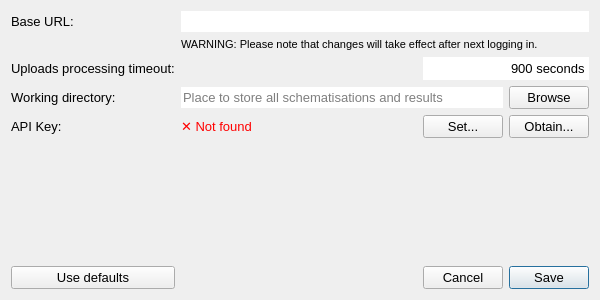
<?xml version="1.0" encoding="UTF-8"?>
<ui version="4.0">
 <class>settings_dlg</class>
 <widget class="QDialog" name="settings_dlg">
  <property name="geometry">
   <rect>
    <x>0</x>
    <y>0</y>
    <width>600</width>
    <height>300</height>
   </rect>
  </property>
  <property name="minimumSize">
   <size>
    <width>600</width>
    <height>300</height>
   </size>
  </property>
  <property name="font">
   <font>
    <family>Segoe UI</family>
    <pointsize>10</pointsize>
   </font>
  </property>
  <property name="windowTitle">
   <string>3Di Models and Simulations settings</string>
  </property>
  <layout class="QGridLayout" name="gridLayout">
   <item row="0" column="0">
    <widget class="QLabel" name="label">
     <property name="text">
      <string>Base URL:</string>
     </property>
    </widget>
   </item>
   <item row="0" column="1" colspan="4">
    <widget class="QLineEdit" name="base_url_le">
     <property name="text">
      <string/>
     </property>
     <property name="frame">
      <bool>false</bool>
     </property>
    </widget>
   </item>
   <item row="11" column="4">
    <widget class="QPushButton" name="save_pb">
     <property name="text">
      <string>Save</string>
     </property>
    </widget>
   </item>
   <item row="11" column="0">
    <widget class="QPushButton" name="defaults_pb">
     <property name="text">
      <string>Use defaults</string>
     </property>
    </widget>
   </item>
   <item row="2" column="1" colspan="4">
    <widget class="QLabel" name="label_2">
     <property name="font">
      <font>
       <family>Segoe UI</family>
       <pointsize>8</pointsize>
      </font>
     </property>
     <property name="text">
      <string>WARNING: Please note that changes will take effect after next logging in.</string>
     </property>
     <property name="wordWrap">
      <bool>true</bool>
     </property>
    </widget>
   </item>
   <item row="6" column="4">
    <widget class="QPushButton" name="browse_pb">
     <property name="text">
      <string>Browse</string>
     </property>
    </widget>
   </item>
   <item row="11" column="1">
    <spacer name="horizontalSpacer">
     <property name="orientation">
      <enum>Qt::Horizontal</enum>
     </property>
     <property name="sizeHint" stdset="0">
      <size>
       <width>40</width>
       <height>20</height>
      </size>
     </property>
    </spacer>
   </item>
   <item row="11" column="3">
    <widget class="QPushButton" name="cancel_pb">
     <property name="text">
      <string>Cancel</string>
     </property>
    </widget>
   </item>
   <item row="5" column="0">
    <widget class="QLabel" name="label_3">
     <property name="text">
      <string>Uploads processing timeout:</string>
     </property>
    </widget>
   </item>
   <item row="5" column="3" colspan="2">
    <widget class="QSpinBox" name="upload_timeout_sb">
     <property name="styleSheet">
      <string notr="true">QSpinBox {background-color: white;}</string>
     </property>
     <property name="frame">
      <bool>false</bool>
     </property>
     <property name="alignment">
      <set>Qt::AlignRight|Qt::AlignTrailing|Qt::AlignVCenter</set>
     </property>
     <property name="buttonSymbols">
      <enum>QAbstractSpinBox::NoButtons</enum>
     </property>
     <property name="suffix">
      <string> seconds</string>
     </property>
     <property name="prefix">
      <string/>
     </property>
     <property name="minimum">
      <number>1</number>
     </property>
     <property name="maximum">
      <number>86400</number>
     </property>
     <property name="value">
      <number>900</number>
     </property>
    </widget>
   </item>
   <item row="6" column="1" colspan="3">
    <widget class="QLineEdit" name="working_dir_le">
     <property name="frame">
      <bool>false</bool>
     </property>
     <property name="readOnly">
      <bool>true</bool>
     </property>
     <property name="placeholderText">
      <string>Place to store all schematisations and results</string>
     </property>
    </widget>
   </item>
   <item row="6" column="0">
    <widget class="QLabel" name="label_4">
     <property name="text">
      <string>Working directory:</string>
     </property>
    </widget>
   </item>
   <item row="10" column="0">
    <spacer name="verticalSpacer">
     <property name="orientation">
      <enum>Qt::Vertical</enum>
     </property>
     <property name="sizeHint" stdset="0">
      <size>
       <width>20</width>
       <height>40</height>
      </size>
     </property>
    </spacer>
   </item>
   <item row="7" column="1">
    <widget class="QLabel" name="pak_label">
     <property name="text">
      <string>&lt;html&gt;&lt;head/&gt;&lt;body&gt;&lt;p&gt;&lt;span style=&quot; color:#ff0000;&quot;&gt;✕ Not found&lt;/span&gt;&lt;/p&gt;&lt;/body&gt;&lt;/html&gt;</string>
     </property>
    </widget>
   </item>
   <item row="7" column="3">
    <widget class="QPushButton" name="set_pak_pb">
     <property name="text">
      <string>Set...</string>
     </property>
    </widget>
   </item>
   <item row="7" column="4">
    <widget class="QPushButton" name="obtain_pak_pb">
     <property name="text">
      <string>Obtain...</string>
     </property>
    </widget>
   </item>
   <item row="7" column="0">
    <widget class="QLabel" name="label_5">
     <property name="text">
      <string>API Key:</string>
     </property>
    </widget>
   </item>
  </layout>
 </widget>
 <tabstops>
  <tabstop>base_url_le</tabstop>
  <tabstop>save_pb</tabstop>
  <tabstop>cancel_pb</tabstop>
  <tabstop>defaults_pb</tabstop>
 </tabstops>
 <resources/>
 <connections/>
</ui>
